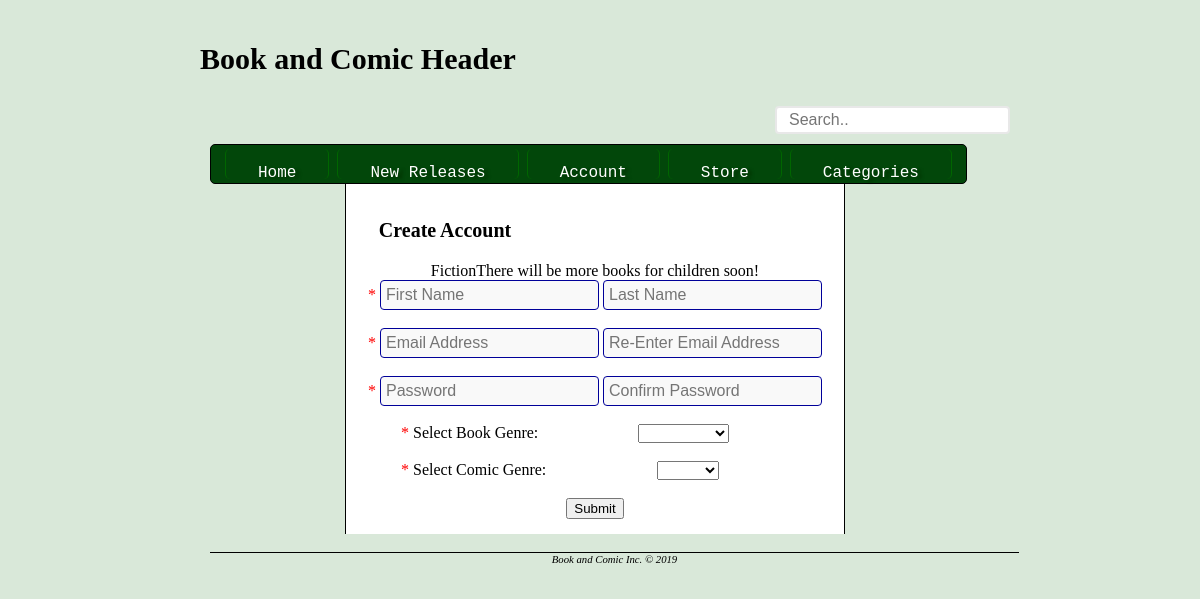
The app's page /signUp.php with its own data.
### tables this page shows
create table users (
    user_id int unsigned auto_increment,
	book_id int unsigned,  
    comic_id int unsigned,  
    first_name nvarchar(40),
    last_name nvarchar(40),
    email TEXT,
    email_password TEXT,
     
     
	foreign key (book_id) references books (book_id)
		on delete set null,
	foreign key (comic_id) references comics (comic_id)
		on delete set null,
    primary key (user_id)
);

create table books (
	book_id int unsigned auto_increment,
    book_categories nvarchar(40),
    book_message nvarchar(300),
    primary key (book_id)
);

### includes/sign_up.php (called while the page is built, shortened)
<?php
require ('get_books.php');
?>

### signUp.php (the view, shortened to what this page needs)
	<form action="" method="post" class="layout">
			<h3 class="noindent"> Create Account </h3>
			<?php include ('includes/sign_up.php'); ?>
			<span class="error">* </span>
				<input type="text" name="fname" class="sign" id="fname"
				 required="required" placeholder="First Name" size="20" maxlength="40" value ="<?php if (isset($_POST['fname'])) echo $_POST['fname']; ?>"/>
				<input type="text" name="lname" class="sign" id="lname"
				 required="required" placeholder="Last Name" size="20" maxlength="40" value ="<?php if (isset($_POST['lname'])) echo $_POST['lname']; ?>"/>
			<br><br>
			<span class="error">* </span>
				<input type="text" class="sign" name="email" id="email"
				 required="required" placeholder="Email Address"size="20" maxlength="60" value="<?php if (isset($_POST['email'])) echo $_POST['email']; ?>"/>
				<input type="text" class="sign" name="enteremail" id="enteremail"
				 required="required" placeholder="Re-Enter Email Address"size="20" maxlength="60" value = "<?php if (isset($_POST['enteremail'])) echo $_POST['enteremail']; ?>"/>
			<br><br>
			<span class="error">* </span>
				<input type="password" class="sign" name="password" id="password"
				 required="required" placeholder="Password"size="20" maxlength="60"/>
				<input type="password" class="sign" name="confirm" id="confirm"
				 required="required" placeholder="Confirm Password" size="20" maxlength="60"/>
			<br><br>
			<label><span class="error">* </span>Select Book Genre:</label>
			<select name="book">
					<option></option>
					<?php
						$book = $con->query(
							'select * from books');
						if ($book) {
							while ($row = $book->fetch_object()) {
								$bookId = $row->book_id;
								$selected = isset($book) &&
								$Book == $bookId ? 'selected' : '';
								echo "<option value=\"$bookId\" $selected>
								$row->book_categories</option>";
							}
						}
					?>
			</select>
			<br><br>
			<label><span class="error">* </span>Select Comic Genre:</label>
			<select name="comic">
	        <option></option>
	        <?php
	          $comic = $con->query(
	            'select * from comics');
	          if ($comic) {
	            while ($row = $comic->fetch_object()) {
	              $comicId = $row->comic_id;
	              $selected = isset($comic) &&
	              $Comic == $comicId ? 'selected' : '';
	              echo "<option value=\"$comicId\" $selected>
	              $row->comic_categories</option>";
	            }
	          }
	        ?>
	    </select>
			<br><br>
				<button>Submit</button>
	</form>
<?php include ('./includes/footer.php');?>

### includes/get_books.php (shortened to what this page needs)
<?php
require('connect.php');
$q = 'SELECT * FROM books b join users u on u.book_id = b.book_id';
$result = $con->query($q);
if ($result) {
    while ($row = $result->fetch_object()) {
        echo "<td>$row->book_categories</td>";
        echo "<td>$row->book_message</td>";
    }
} else {
    echo $con->error;
}
?>

### CSS/style.css (style rules this page uses)
#page-wrap { width: 800px; margin:auto; }
body { min-height: 100%; background-size: cover; background-color: #D9E8D9; background-repeat:no-repeat; background: linear-gradient( #BFE6BF to top, #D9E8D9) fixed; position: absolute; top: 12px; left: 50%; margin-left: -400px; margin-top: 0px; min-height: 100%; }
.error { color: #FF0000; }
input.search { position: relative; left: 565px; top: -10px; border: 2px solid #e8e8e8; border-radius: 4px; font-size: 16px; height: 6px; background-color: white; padding: 12px; }
label { float: left; text-indent: 40px; }
.noindent { text-indent: -300px; font-size: 20px; }
h3 { font-size: 30px; }
form.layout { position:relative; left: 135px; border-left: 1px solid #000000; border-right: 1px solid #000000; background-color: #ffffff; padding: 15px; width: 500px; text-align: center; }
input.sign { border: 1px solid #000099; border-radius: 4px; font-size: 16px; background-color: #f9f9f9; padding: 5px; }
.center { margin: auto; width: 100%; padding: 10px; }
.button { background-color: #02470a; border-left: 1px solid #006600; border-right: 1px solid #006600; border-radius: 5px; color: white; padding: 15px 32px; text-align: center; text-decoration: none; text-shadow: 4px 2px 3px #003300; font-family: monospace; font-size: 20px; font-stretch: expanded; display: inline-block; font-size: 16px; font-weight: 300; margin: 4px 2px; height: 3px; }
.dropdown { position: relative; display: inline-block; }
#nav { list-style-type: none; margin: 0; padding: 20; background-color: #02470a; border-radius: 5px; border: 1px solid black; height: 40px; width: 97%; padding-left: 12px; }
li { float: left; }
li a, .dropbtn { background-color: #007b0f; color: white; //text in backdrop text-decoration: none; display: block; }
a, .other { background-color: ; color: #800000; font-weight: bolder; }
* { box-sizing: border-box; }

### records on screen
users: book.book_categories "Fiction", book.book_message "There will be more books for children soon!"
